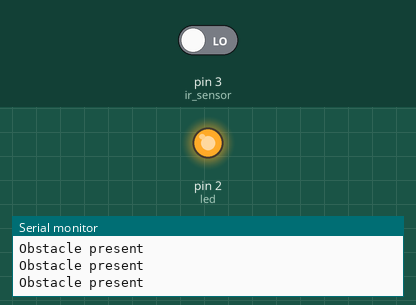
Bench run of a sketch on a simulated Arduino Uno, built with avr-gcc and run on an emulated ATmega328P. On the bench: output pins drawn as LEDs (lit = HIGH), the last lines printed to the serial monitor. The test bench sets the inputs (shaded band); at power-on: pin 3 (ir_sensor) LOW.

Above: at 1.2 s.
1.3 s: pin 3 (ir_sensor) driven HIGH
At 2.5 s:
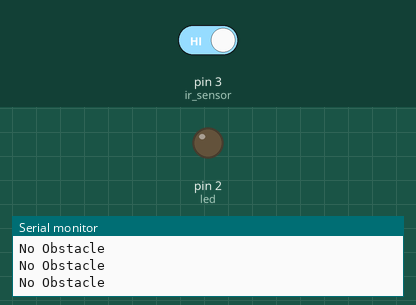
2.8 s: pin 3 (ir_sensor) driven LOW
At 4.0 s:
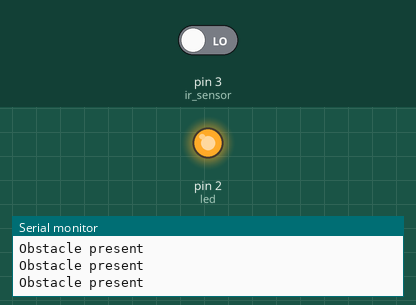
Timing chart, 0 to 5.8 s (numbered marks = the images above; inputs shaded):
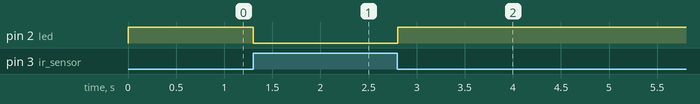

Measured:
- after the input at 1.3 s, pin 2 (led): HIGH → LOW at once
- after the input at 2.8 s, pin 2 (led): LOW → HIGH at once

The sketch:

Ir_sensor.ino
```cpp
//pins
int ir_sensor = 3;
int led =2;

//variables
int ir_value=0;

void setup() {
Serial.begin(115400);
pinMode(led,OUTPUT);//setting led pin as output
pinMode(ir_sensor,INPUT);//setting ir_sensor pin as input

}

void loop() {
  ir_value = digitalRead(ir_sensor);//reads the value from ir_sensor
  if(ir_value==1)//if obstacle is absent
  {
    Serial.print("No Obstacle");
    Serial.println(" ");
    digitalWrite(led,LOW);
  }
  else//if obstacle is present
  {
    Serial.print("Obstacle present");
    Serial.println(" ");
    digitalWrite(led,HIGH);
  }
  delay(100);
}
```
